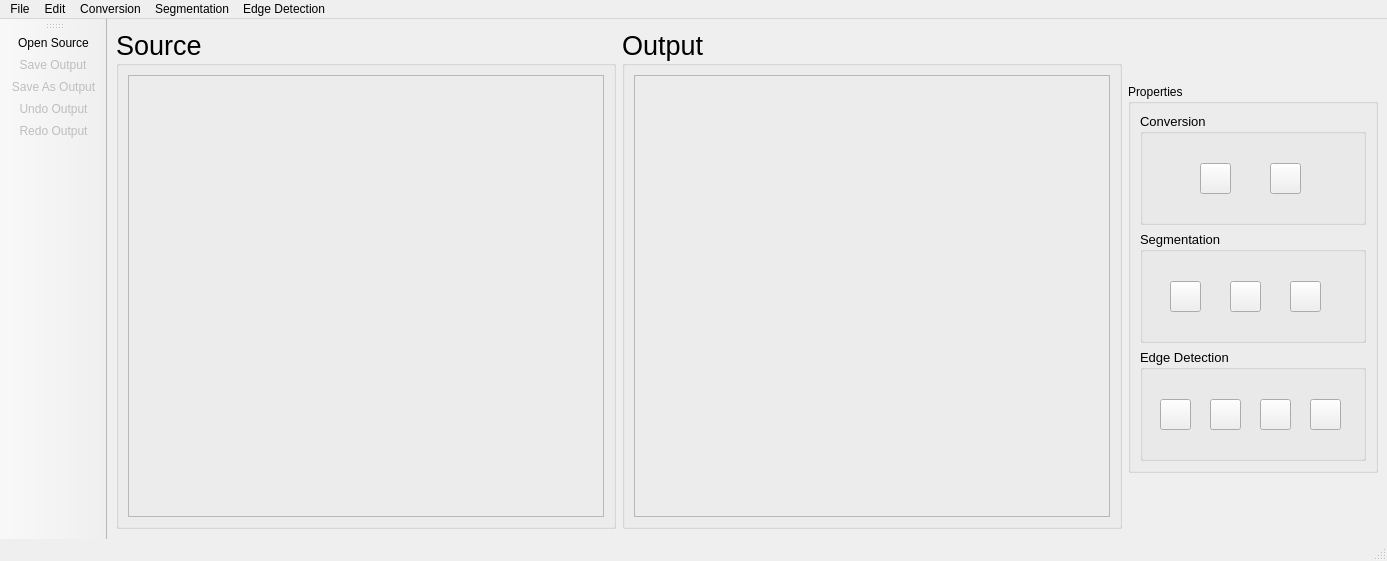
<?xml version="1.0" encoding="UTF-8"?>
<ui version="4.0">
 <class>LabFinal</class>
 <widget class="QMainWindow" name="LabFinal">
  <property name="geometry">
   <rect>
    <x>0</x>
    <y>0</y>
    <width>1375</width>
    <height>561</height>
   </rect>
  </property>
  <property name="windowTitle">
   <string>MainWindow</string>
  </property>
  <property name="toolButtonStyle">
   <enum>Qt::ToolButtonTextUnderIcon</enum>
  </property>
  <widget class="QWidget" name="widget">
   <layout class="QGridLayout" name="gridLayout_5">
    <item row="0" column="0">
     <layout class="QGridLayout" name="window">
      <item row="0" column="1">
       <widget class="QGroupBox" name="output">
        <property name="minimumSize">
         <size>
          <width>500</width>
          <height>500</height>
         </size>
        </property>
        <property name="font">
         <font>
          <pointsize>20</pointsize>
         </font>
        </property>
        <property name="title">
         <string>Output</string>
        </property>
        <layout class="QGridLayout" name="gridLayout_2">
         <item row="0" column="0">
          <widget class="QFrame" name="frame_output">
           <property name="frameShape">
            <enum>QFrame::StyledPanel</enum>
           </property>
           <property name="frameShadow">
            <enum>QFrame::Raised</enum>
           </property>
          </widget>
         </item>
        </layout>
       </widget>
      </item>
      <item row="0" column="0">
       <widget class="QGroupBox" name="source">
        <property name="minimumSize">
         <size>
          <width>500</width>
          <height>500</height>
         </size>
        </property>
        <property name="font">
         <font>
          <pointsize>20</pointsize>
         </font>
        </property>
        <property name="title">
         <string>Source</string>
        </property>
        <layout class="QGridLayout" name="gridLayout">
         <item row="0" column="0">
          <widget class="QFrame" name="frame_source">
           <property name="frameShape">
            <enum>QFrame::StyledPanel</enum>
           </property>
           <property name="frameShadow">
            <enum>QFrame::Raised</enum>
           </property>
          </widget>
         </item>
        </layout>
       </widget>
      </item>
      <item row="0" column="2">
       <widget class="QGroupBox" name="properties">
        <property name="minimumSize">
         <size>
          <width>250</width>
          <height>250</height>
         </size>
        </property>
        <property name="maximumSize">
         <size>
          <width>250</width>
          <height>389</height>
         </size>
        </property>
        <property name="title">
         <string>Properties</string>
        </property>
        <layout class="QGridLayout" name="gridLayout_3">
         <item row="1" column="0">
          <widget class="QGroupBox" name="segmentation">
           <property name="font">
            <font>
             <pointsize>10</pointsize>
            </font>
           </property>
           <property name="title">
            <string>Segmentation</string>
           </property>
           <widget class="QPushButton" name="pb_mot">
            <property name="geometry">
             <rect>
              <x>30</x>
              <y>50</y>
              <width>31</width>
              <height>31</height>
             </rect>
            </property>
            <property name="text">
             <string/>
            </property>
           </widget>
           <widget class="QPushButton" name="pb_cvs">
            <property name="geometry">
             <rect>
              <x>90</x>
              <y>50</y>
              <width>31</width>
              <height>31</height>
             </rect>
            </property>
            <property name="text">
             <string/>
            </property>
           </widget>
           <widget class="QPushButton" name="pb_ms">
            <property name="geometry">
             <rect>
              <x>150</x>
              <y>50</y>
              <width>31</width>
              <height>31</height>
             </rect>
            </property>
            <property name="text">
             <string/>
            </property>
           </widget>
          </widget>
         </item>
         <item row="0" column="0">
          <widget class="QGroupBox" name="conversion">
           <property name="minimumSize">
            <size>
             <width>0</width>
             <height>50</height>
            </size>
           </property>
           <property name="font">
            <font>
             <pointsize>10</pointsize>
            </font>
           </property>
           <property name="title">
            <string>Conversion</string>
           </property>
           <widget class="QPushButton" name="pb_grayscale">
            <property name="geometry">
             <rect>
              <x>60</x>
              <y>50</y>
              <width>31</width>
              <height>31</height>
             </rect>
            </property>
            <property name="text">
             <string/>
            </property>
           </widget>
           <widget class="QPushButton" name="pb_hsv">
            <property name="geometry">
             <rect>
              <x>130</x>
              <y>50</y>
              <width>31</width>
              <height>31</height>
             </rect>
            </property>
            <property name="text">
             <string/>
            </property>
           </widget>
          </widget>
         </item>
         <item row="2" column="0">
          <widget class="QGroupBox" name="edgeDetection">
           <property name="font">
            <font>
             <pointsize>10</pointsize>
            </font>
           </property>
           <property name="title">
            <string>Edge Detection</string>
           </property>
           <widget class="QPushButton" name="pb_robets">
            <property name="geometry">
             <rect>
              <x>20</x>
              <y>50</y>
              <width>31</width>
              <height>31</height>
             </rect>
            </property>
            <property name="text">
             <string/>
            </property>
           </widget>
           <widget class="QPushButton" name="pb_sobel">
            <property name="geometry">
             <rect>
              <x>70</x>
              <y>50</y>
              <width>31</width>
              <height>31</height>
             </rect>
            </property>
            <property name="text">
             <string/>
            </property>
           </widget>
           <widget class="QPushButton" name="pb_scharr">
            <property name="geometry">
             <rect>
              <x>120</x>
              <y>50</y>
              <width>31</width>
              <height>31</height>
             </rect>
            </property>
            <property name="text">
             <string/>
            </property>
           </widget>
           <widget class="QPushButton" name="pb_prewitt">
            <property name="geometry">
             <rect>
              <x>170</x>
              <y>50</y>
              <width>31</width>
              <height>31</height>
             </rect>
            </property>
            <property name="text">
             <string/>
            </property>
           </widget>
          </widget>
         </item>
        </layout>
       </widget>
      </item>
     </layout>
    </item>
   </layout>
  </widget>
  <widget class="QMenuBar" name="menubar">
   <property name="geometry">
    <rect>
     <x>0</x>
     <y>0</y>
     <width>1375</width>
     <height>21</height>
    </rect>
   </property>
   <widget class="QMenu" name="menuFile">
    <property name="title">
     <string>File</string>
    </property>
    <widget class="QMenu" name="menuExport_As">
     <property name="title">
      <string>Export As</string>
     </property>
     <addaction name="actionExportSource"/>
     <addaction name="actionExportOutput"/>
    </widget>
    <addaction name="actionOpenSource"/>
    <addaction name="actionSaveOutput"/>
    <addaction name="actionSaveAsOutput"/>
    <addaction name="menuExport_As"/>
    <addaction name="actionExit"/>
   </widget>
   <widget class="QMenu" name="menuEdit">
    <property name="title">
     <string>Edit</string>
    </property>
    <widget class="QMenu" name="menuClear">
     <property name="title">
      <string>Clear</string>
     </property>
     <addaction name="actionClearSource"/>
     <addaction name="actionClearOutput"/>
    </widget>
    <addaction name="menuClear"/>
    <addaction name="actionUndoOutput"/>
    <addaction name="actionRedoOutput"/>
   </widget>
   <widget class="QMenu" name="menuConversion">
    <property name="title">
     <string>Conversion</string>
    </property>
    <addaction name="actionRGBtoGrayscale"/>
    <addaction name="actionRGBtoHSV"/>
   </widget>
   <widget class="QMenu" name="menuSegmentation">
    <property name="title">
     <string>Segmentation</string>
    </property>
    <addaction name="actionMultiOtsuThresholding"/>
    <addaction name="actionChanVeseSegmentation"/>
    <addaction name="actionMorphologicalSnakes"/>
   </widget>
   <widget class="QMenu" name="menuEdge_Detection">
    <property name="title">
     <string>Edge Detection</string>
    </property>
    <addaction name="actionRoberts"/>
    <addaction name="actionSobel"/>
    <addaction name="actionScharr"/>
    <addaction name="actionPrewitt"/>
   </widget>
   <addaction name="menuFile"/>
   <addaction name="menuEdit"/>
   <addaction name="menuConversion"/>
   <addaction name="menuSegmentation"/>
   <addaction name="menuEdge_Detection"/>
  </widget>
  <widget class="QStatusBar" name="statusbar"/>
  <widget class="QToolBar" name="toolBar">
   <property name="windowTitle">
    <string>toolBar</string>
   </property>
   <property name="toolButtonStyle">
    <enum>Qt::ToolButtonTextUnderIcon</enum>
   </property>
   <attribute name="toolBarArea">
    <enum>LeftToolBarArea</enum>
   </attribute>
   <attribute name="toolBarBreak">
    <bool>false</bool>
   </attribute>
   <addaction name="actionOpenSource"/>
   <addaction name="actionSaveOutput"/>
   <addaction name="actionSaveAsOutput"/>
   <addaction name="actionUndoOutput"/>
   <addaction name="actionRedoOutput"/>
  </widget>
  <action name="actionOpenSource">
   <property name="text">
    <string>&amp;Open Source</string>
   </property>
   <property name="shortcut">
    <string>Ctrl+O</string>
   </property>
  </action>
  <action name="actionSaveOutput">
   <property name="enabled">
    <bool>false</bool>
   </property>
   <property name="text">
    <string>&amp;Save Output</string>
   </property>
   <property name="shortcut">
    <string>Ctrl+S</string>
   </property>
  </action>
  <action name="actionSaveAsOutput">
   <property name="enabled">
    <bool>false</bool>
   </property>
   <property name="text">
    <string>&amp;Save As Output</string>
   </property>
   <property name="shortcut">
    <string>Ctrl+Shift+S</string>
   </property>
  </action>
  <action name="actionExit">
   <property name="text">
    <string>&amp;Exit</string>
   </property>
   <property name="shortcut">
    <string>Shift+F4</string>
   </property>
  </action>
  <action name="actionExportSource">
   <property name="enabled">
    <bool>false</bool>
   </property>
   <property name="text">
    <string>&amp;Source</string>
   </property>
   <property name="shortcut">
    <string>Ctrl+E</string>
   </property>
  </action>
  <action name="actionExportOutput">
   <property name="enabled">
    <bool>false</bool>
   </property>
   <property name="text">
    <string>&amp;Output</string>
   </property>
   <property name="shortcut">
    <string>Ctrl+Shift+E</string>
   </property>
  </action>
  <action name="actionClearSource">
   <property name="enabled">
    <bool>false</bool>
   </property>
   <property name="text">
    <string>&amp;Source</string>
   </property>
   <property name="shortcut">
    <string>Ctrl+L</string>
   </property>
  </action>
  <action name="actionClearOutput">
   <property name="enabled">
    <bool>false</bool>
   </property>
   <property name="text">
    <string>&amp;Output</string>
   </property>
   <property name="shortcut">
    <string>Ctrl+Shift+L</string>
   </property>
  </action>
  <action name="actionUndoOutput">
   <property name="enabled">
    <bool>false</bool>
   </property>
   <property name="text">
    <string>&amp;Undo Output</string>
   </property>
   <property name="shortcut">
    <string>Ctrl+Z</string>
   </property>
  </action>
  <action name="actionRedoOutput">
   <property name="enabled">
    <bool>false</bool>
   </property>
   <property name="text">
    <string>&amp;Redo Output</string>
   </property>
   <property name="shortcut">
    <string>Ctrl+Y</string>
   </property>
  </action>
  <action name="actionRGBtoGrayscale">
   <property name="enabled">
    <bool>false</bool>
   </property>
   <property name="text">
    <string>&amp;RGB to Grayscale</string>
   </property>
   <property name="shortcut">
    <string>Ctrl+G</string>
   </property>
  </action>
  <action name="actionRGBtoHSV">
   <property name="enabled">
    <bool>false</bool>
   </property>
   <property name="text">
    <string>&amp;RGB to HSV</string>
   </property>
   <property name="shortcut">
    <string>Ctrl+H</string>
   </property>
  </action>
  <action name="actionMultiOtsuThresholding">
   <property name="enabled">
    <bool>false</bool>
   </property>
   <property name="text">
    <string>&amp;Multi-Otsu Thresholding</string>
   </property>
   <property name="shortcut">
    <string>Ctrl+M</string>
   </property>
  </action>
  <action name="actionChanVeseSegmentation">
   <property name="enabled">
    <bool>false</bool>
   </property>
   <property name="text">
    <string>&amp;Chan-Vese Segmentation</string>
   </property>
   <property name="shortcut">
    <string>Ctrl+Shift+C</string>
   </property>
  </action>
  <action name="actionMorphologicalSnakes">
   <property name="enabled">
    <bool>false</bool>
   </property>
   <property name="text">
    <string>&amp;Morphological Snakes</string>
   </property>
   <property name="shortcut">
    <string>Ctrl+Shift+M</string>
   </property>
  </action>
  <action name="actionRoberts">
   <property name="enabled">
    <bool>false</bool>
   </property>
   <property name="text">
    <string>&amp;Roberts</string>
   </property>
   <property name="shortcut">
    <string>Ctrl+R</string>
   </property>
  </action>
  <action name="actionSobel">
   <property name="enabled">
    <bool>false</bool>
   </property>
   <property name="text">
    <string>&amp;Sobel</string>
   </property>
   <property name="shortcut">
    <string>Ctrl+Shift+S</string>
   </property>
  </action>
  <action name="actionScharr">
   <property name="enabled">
    <bool>false</bool>
   </property>
   <property name="text">
    <string>&amp;Scharr</string>
   </property>
   <property name="shortcut">
    <string>Shift+S</string>
   </property>
  </action>
  <action name="actionPrewitt">
   <property name="enabled">
    <bool>false</bool>
   </property>
   <property name="text">
    <string>&amp;Prewitt</string>
   </property>
   <property name="shortcut">
    <string>Ctrl+P</string>
   </property>
  </action>
 </widget>
 <resources/>
 <connections/>
</ui>
